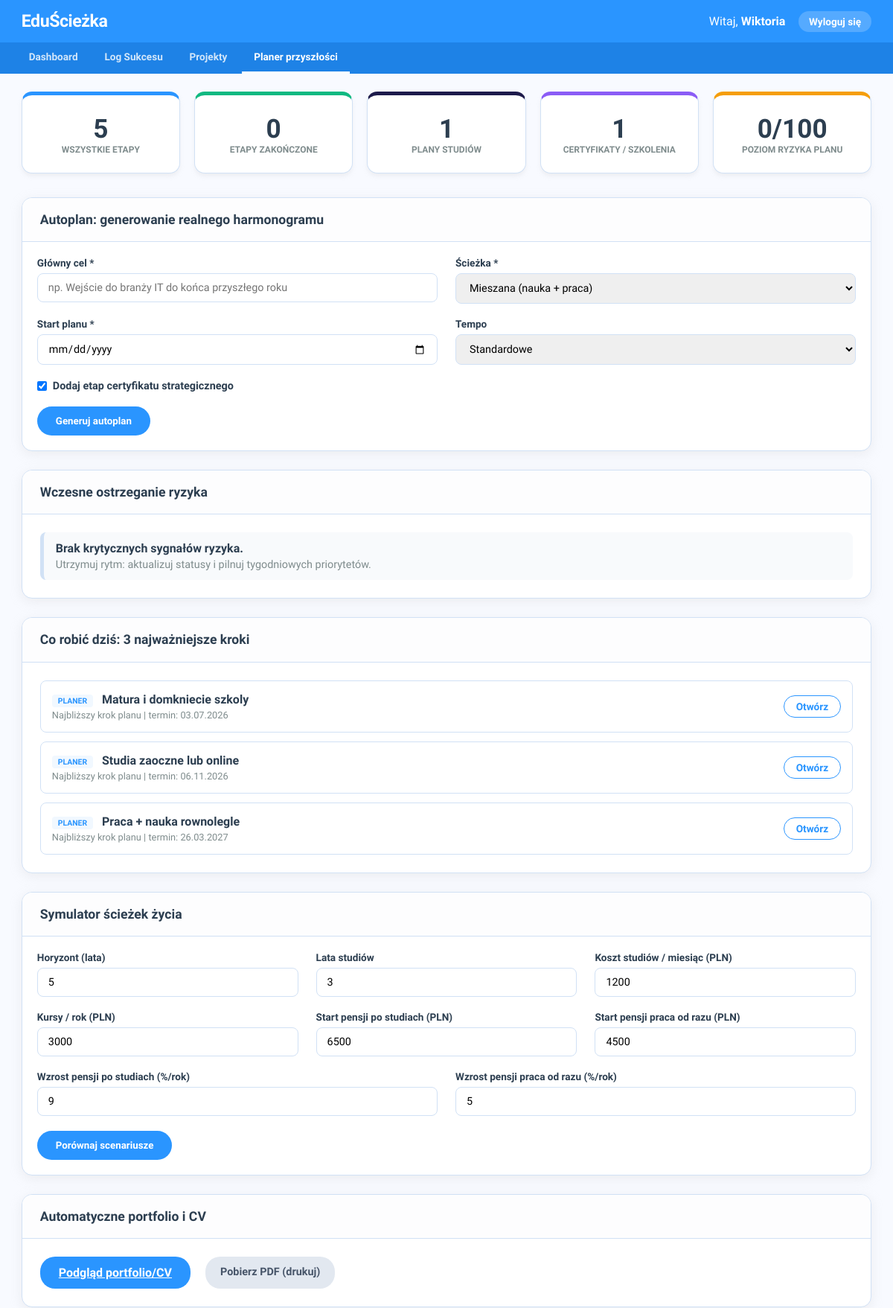
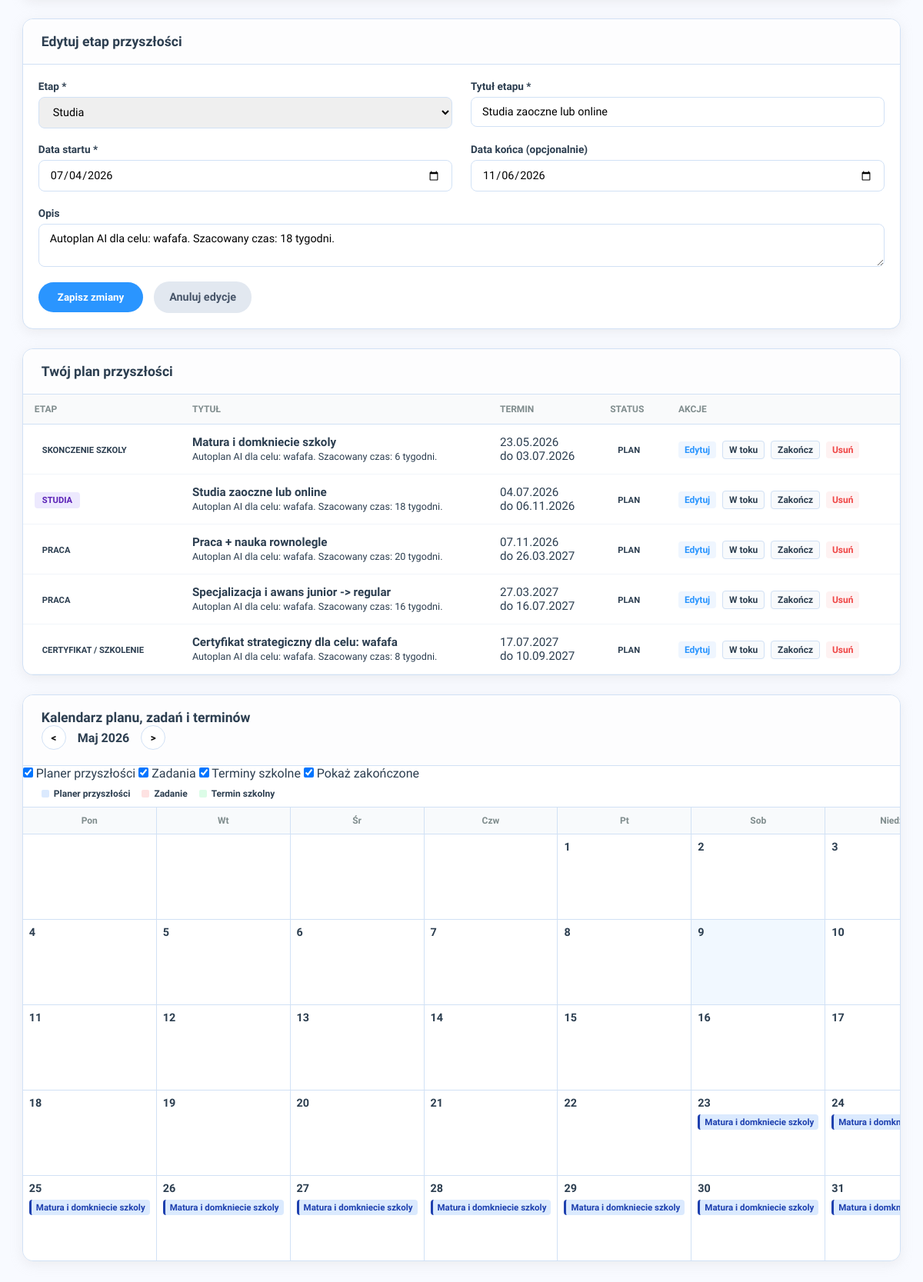
/public/template/planer-przyszlosci.php?edytuj=2 (signed in), run on the app's committed database (2 pictures, top to bottom).
### tables this page shows
CREATE TABLE `planer_przyszlosci` (
  `id` int(10) UNSIGNED NOT NULL,
  `uzytkownik_id` int(10) UNSIGNED NOT NULL,
  `etap` enum('szkola_koniec','studia','brak_studiow','praca','certyfikat_szkolenie') NOT NULL,
  `tytul` varchar(150) NOT NULL,
  `opis` text DEFAULT NULL,
  `data_start` date NOT NULL,
  `data_koniec` date DEFAULT NULL,
  `status` enum('plan','w_toku','zakonczone') NOT NULL DEFAULT 'plan',
  `utworzony_o` datetime NOT NULL DEFAULT current_timestamp()
);

### public/template/planer-przyszlosci.php (the view, shortened to what the rows shown need)
<?php
require_once "polaczenie.php";
$uid = (int) $_SESSION['uzytkownik_id'];
mysqli_query(
    $polaczenie,
    "CREATE TABLE IF NOT EXISTS planer_przyszlosci (
        id INT(10) UNSIGNED NOT NULL AUTO_INCREMENT,
        uzytkownik_id INT(10) UNSIGNED NOT NULL,
        etap ENUM('szkola_koniec','studia','brak_studiow','praca','certyfikat_szkolenie') NOT NULL,
        tytul VARCHAR(150) NOT NULL,
        opis TEXT DEFAULT NULL,
        data_start DATE NOT NULL,
        data_koniec DATE DEFAULT NULL,
        status ENUM('plan','w_toku','zakonczone') NOT NULL DEFAULT 'plan',
        utworzony_o DATETIME NOT NULL DEFAULT CURRENT_TIMESTAMP,
        PRIMARY KEY (id),
        KEY idx_planer_user_data (uzytkownik_id, data_start)
    ) ENGINE=InnoDB DEFAULT CHARSET=utf8mb4 COLLATE=utf8mb4_unicode_ci"
);
$plan_do_edycji = null;
if (isset($_GET['edytuj']) && is_numeric($_GET['edytuj'])) {
    $eid = (int) $_GET['edytuj'];
    $res_ed = mysqli_query($polaczenie, "SELECT * FROM planer_przyszlosci WHERE id = $eid AND uzytkownik_id = $uid LIMIT 1");
    if ($res_ed && mysqli_num_rows($res_ed) === 1) {
        $plan_do_edycji = mysqli_fetch_assoc($res_ed);
    }
}
$wynik_planera = mysqli_query(
    $polaczenie,
    "SELECT * FROM planer_przyszlosci WHERE uzytkownik_id = $uid ORDER BY data_start ASC, id ASC"
);
$etykiety_etapow = array(
    'szkola_koniec' => 'Skonczenie szkoly',
    'studia' => 'Studia',
    'brak_studiow' => 'Brak studiow',
    'praca' => 'Praca',
    'certyfikat_szkolenie' => 'Certyfikat / szkolenie'
);
?>
<!DOCTYPE html>
<html lang="pl">
<head>
    <link rel="stylesheet" href="../style/planer-przyszlosci-style.css">
</head>
<body>
    <div class="tresc">
        <div class="sekcja">
            <div class="sekcja-naglowek">
                <h2>Autoplan: generowanie realnego harmonogramu</h2>
            </div>
        </div>
        <div class="sekcja">
            <div class="sekcja-naglowek">
                <h2>Wczesne ostrzeganie ryzyka</h2>
            </div>
        </div>
        <div class="sekcja">
            <div class="sekcja-naglowek">
                <h2>Co robić dziś: 3 najważniejsze kroki</h2>
            </div>
        </div>
        <div class="sekcja">
            <div class="sekcja-naglowek">
                <h2>Symulator ścieżek życia</h2>
            </div>
        </div>
        <div class="sekcja">
            <div class="sekcja-naglowek">
                <h2>Automatyczne portfolio i CV</h2>
            </div>
        </div>
        <div class="sekcja">
            <div class="sekcja-naglowek">
                <h2><?php echo $plan_do_edycji ? 'Edytuj etap przyszłości' : 'Dodaj etap przyszłości'; ?></h2>
            </div>
            <div class="formularz-dodaj widoczny">
                <form method="POST">
                    <div class="rzad-pol">
                        <div class="pole">
                            <label>Etap *</label>
                            <select name="etap" required>
                                <option value="studia" <?php echo ($plan_do_edycji && $plan_do_edycji['etap'] === 'studia') ? 'selected' : ''; ?>>Studia</option>
                            </select>
                        </div>
                        <div class="pole">
                            <label>Tytuł etapu *</label>
                            <input type="text" name="tytul" placeholder="np. Matura i koniec liceum"
                                value="<?php echo $plan_do_edycji ? htmlspecialchars($plan_do_edycji['tytul']) : ''; ?>"
                                required>
                        </div>
                    </div>
                    <div class="rzad-pol">
                        <div class="pole">
                            <label>Data startu *</label>
                            <input type="date" name="data_start"
                                value="<?php echo $plan_do_edycji ? htmlspecialchars($plan_do_edycji['data_start']) : ''; ?>"
                                required>
                        </div>
                        <div class="pole">
                            <label>Data końca (opcjonalnie)</label>
                            <input type="date" name="data_koniec"
                                value="<?php echo ($plan_do_edycji && $plan_do_edycji['data_koniec']) ? htmlspecialchars($plan_do_edycji['data_koniec']) : ''; ?>">
                        </div>
                    </div>
                    <div class="rzad-pol">
                        <div class="pole">
                            <label>Opis</label>
                            <textarea name="opis" rows="2"
                                placeholder="Co chcesz osiagnac na tym etapie?"><?php echo $plan_do_edycji ? htmlspecialchars($plan_do_edycji['opis']) : ''; ?></textarea>
                        </div>
                    </div>
                </form>
            </div>
        </div>
        <div class="sekcja">
            <div class="sekcja-naglowek">
                <h2>Twój plan przyszłości</h2>
            </div>
            <div style="padding:0">
                <?php if (!$wynik_planera || mysqli_num_rows($wynik_planera) == 0): ?>
                    <div class="pusta-tabela">Brak etapów. Dodaj pierwszy krok i rozpisz swoją ścieżkę.</div>
                <?php else: ?>
                    <table>
                        <tr>
                            <th>Etap</th>
                            <th>Tytuł</th>
                            <th>Termin</th>
                            <th>Status</th>
                            <th>Akcje</th>
                        </tr>
                        <?php while ($plan = mysqli_fetch_assoc($wynik_planera)): ?>
                            <?php
                            $statusy = array('plan' => 'Plan', 'w_toku' => 'W toku', 'zakonczone' => 'Zakonczone');
                            ?>
                            <tr>
                                <td>
                                    <span class="etap-badge etap-<?php echo $plan['etap']; ?>">
                                        <?php echo htmlspecialchars($etykiety_etapow[$plan['etap']]); ?>
                                    </span>
                                </td>
                                <td>
                                    <strong><?php echo htmlspecialchars($plan['tytul']); ?></strong>
                                    <?php if ($plan['opis']): ?>
                                        <br><small class="opis"><?php echo htmlspecialchars($plan['opis']); ?></small>
                                    <?php endif; ?>
                                </td>
                                <td class="termin-komorka">
                                    <?php echo date('d.m.Y', strtotime($plan['data_start'])); ?>
                                    <?php if ($plan['data_koniec']): ?>
                                        <br>do <?php echo date('d.m.Y', strtotime($plan['data_koniec'])); ?>
                                    <?php endif; ?>
                                </td>
                                <td>
                                    <span class="status status-<?php echo $plan['status']; ?>">
                                        <?php echo $statusy[$plan['status']]; ?>
                                    </span>
                                </td>
                                <td>
                                    <a class="akcja akcja-edytuj"
                                        href="planer-przyszlosci.php?edytuj=<?php echo $plan['id']; ?>">Edytuj</a>
                                    <?php if ($plan['status'] != 'w_toku'): ?>
                                        <a class="akcja akcja-wtoku"
                                            href="planer-przyszlosci.php?zmien_status=<?php echo $plan['id']; ?>&status=w_toku">W
                                            toku</a>
                                    <?php endif; ?>
                                    <?php if ($plan['status'] != 'zakonczone'): ?>
                                        <a class="akcja akcja-zakoncz"
                                            href="planer-przyszlosci.php?zmien_status=<?php echo $plan['id']; ?>&status=zakonczone">Zakończ</a>
                                    <?php endif; ?>
                                    <a class="akcja akcja-usun" href="planer-przyszlosci.php?usun=<?php echo $plan['id']; ?>"
                                        onclick="return confirm('Usunac ten etap?')">Usuń</a>
                                </td>
                            </tr>
                        <?php endwhile; ?>
                    </table>
                <?php endif; ?>
            </div>
        </div>
        <div class="sekcja">
            <div class="sekcja-naglowek kalendarz-top">
                <h2>Kalendarz planu, zadań i terminów</h2>
            </div>
        </div>
    </div>
</body>
</html>

### data on the page
planer_przyszlosci: etap "Studia", tytul "Studia zaoczne lub online", data_start "07/04/2026", data_koniec "11/06/2026", opis "Autoplan AI dla celu: wafafa. Szacowany czas: 18 tygodni.", etap "STUDIA", data_start "04.07.2026", data_koniec "06.11.2026", status "PLAN"
planer_przyszlosci: etap "SKONCZENIE SZKOLY", tytul "Matura i domkniecie szkoly", opis "Autoplan AI dla celu: wafafa. Szacowany czas: 6 tygodni.", data_start "23.05.2026", data_koniec "03.07.2026", status "PLAN"
planer_przyszlosci: etap "PRACA", tytul "Praca + nauka rownolegle", opis "Autoplan AI dla celu: wafafa. Szacowany czas: 20 tygodni.", data_start "07.11.2026", data_koniec "26.03.2027", status "PLAN"
planer_przyszlosci: etap "PRACA", tytul "Specjalizacja i awans junior -> regular", opis "Autoplan AI dla celu: wafafa. Szacowany czas: 16 tygodni.", data_start "27.03.2027", data_koniec "16.07.2027", status "PLAN"
planer_przyszlosci: etap "CERTYFIKAT / SZKOLENIE", tytul "Certyfikat strategiczny dla celu: wafafa", opis "Autoplan AI dla celu: wafafa. Szacowany czas: 8 tygodni.", data_start "17.07.2027", data_koniec "10.09.2027", status "PLAN"

### other printed values
$imie "Wiktoria"
$stat_all "5"
$stat_done "0"
$stat_study "1"
$stat_cert "1"
$risk_score "0"
$alarm['tytul'] "Brak krytycznych sygnałów ryzyka."
$alarm['akcja'] "Utrzymuj rytm: aktualizuj statusy i pilnuj tygodniowych priorytetów."
$misja['zrodlo'] "PLANER"
$misja['tytul'] "Matura i domkniecie szkoly"
$misja['powod'] "Najbliższy krok planu"
date('d.m.Y', strtotime($misja['termin'])) "03.07.2026"
$misja['tytul'] "Studia zaoczne lub online"
date('d.m.Y', strtotime($misja['termin'])) "06.11.2026"
$misja['tytul'] "Praca + nauka rownolegle"
